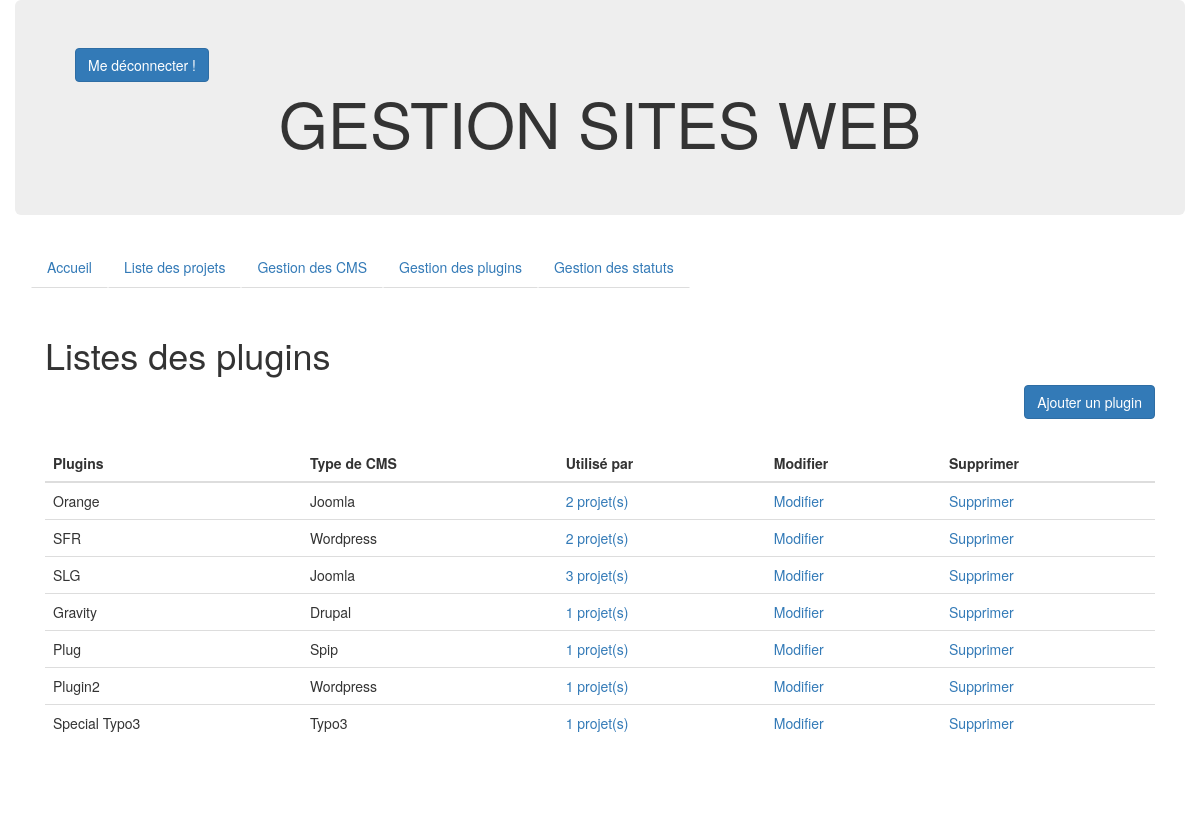
The page /listing_plugins.php on the database as committed earlier.
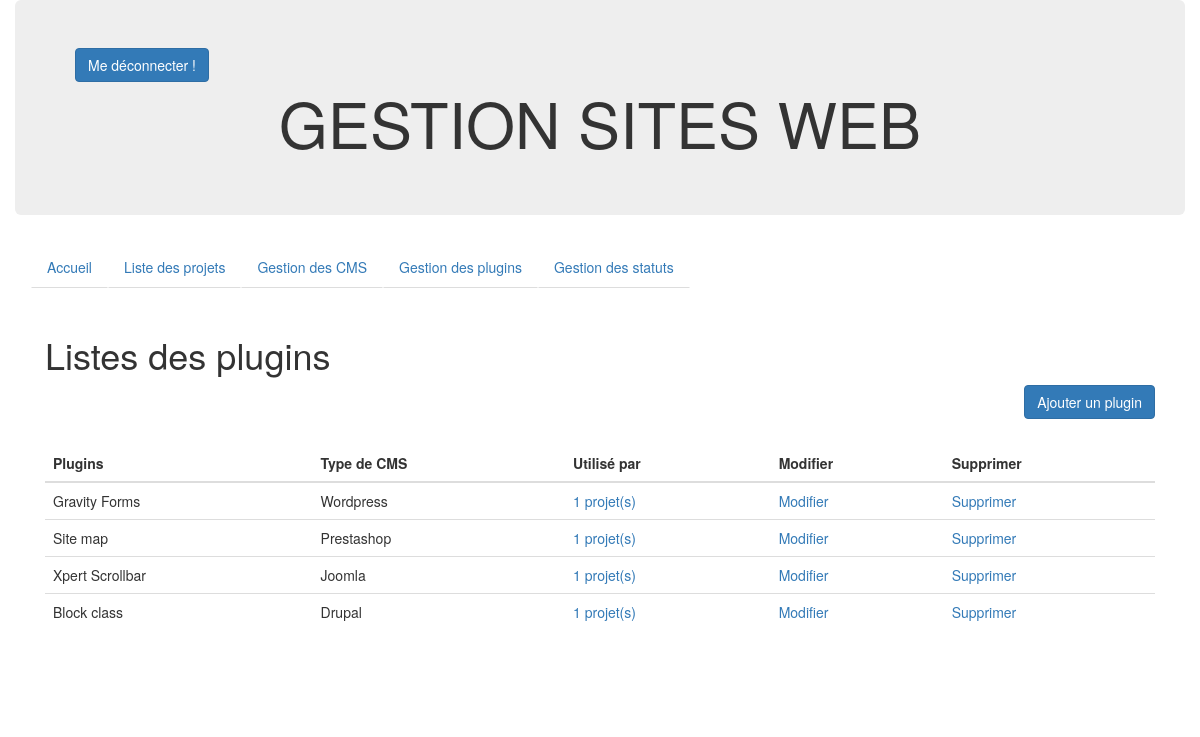
The same page on the database as committed later.
### tables this page shows
CREATE TABLE IF NOT EXISTS `plugins` (
`id` int(11) NOT NULL,
  `nom` varchar(225) NOT NULL,
  `id_cms_language` int(11) NOT NULL
);

CREATE TABLE IF NOT EXISTS `cms_languages` (
`id` int(11) NOT NULL,
  `nom` varchar(225) NOT NULL
);

### listing_plugins.php (the view, shortened to what this page needs)
<!DOCTYPE html>
<html>
<head>
      <?php require_once("header_meta.php"); ?>
</head>
  <body>
      <?php require_once("head.php"); ?>
		<div class="row">
			<div class="container">
				<div class="col-sm-12">
					<h1>Listes des plugins</h1>
				<a class="btn btn-primary pull-right" href="http://localhost/igloo/add_plugins.php">Ajouter un plugin</a><br/><br/><br/>
						<table class="table">
              <thead>
						   <tr>
							  <th scope="col">Plugins</th>
							  <th scope="col">Type de CMS</th>
							  <th scope="col">Utilisé par</th>
							  <th scope="col">Modifier</th>
							  <th scope="col">Supprimer</th>
							</tr>
              </thead>
              <tbody>
								  <?php
								require_once("./config/connexionBdd.php");
								$requete = $bdd->query('SELECT plugins.id, plugins.nom, cms_languages.nom AS nom_cms, COUNT(projects_plugins.id_projects) AS nb_projets
								FROM plugins
								RIGHT OUTER JOIN projects_plugins on plugins.id = projects_plugins.id_plugins
								LEFT OUTER JOIN cms_languages on plugins.id_cms_language = cms_languages.id
								WHERE projects_plugins.id_plugins = id_plugins
								GROUP BY plugins.id, plugins.nom, cms_languages.nom');
								while($donnees = $requete->fetch())
								{
								$plugins_count = $bdd->query('SELECT COUNT(id_plugins) FROM projects_plugins WHERE id_plugins = '.$donnees['id'].'')->fetchColumn();
								echo '<tr><td>', $donnees['nom'], '</td>
								<td>', $donnees['nom_cms'], '</td>
								<td><a href="plugin_projects.php?id='.$donnees['id'].'">'.$plugins_count.' projet(s)</a></td>
								<td><a href="edit_plugins.php?id='.$donnees['id'].'">Modifier</td>
								<td><a href="delete_plugins.php?id='.$donnees['id'].'">Supprimer</td></tr>';
								}
								?>
					</table><br><br><br>
				</div>
			</div>
		</div>
	</body>
</html>

### header_meta.php (shortened to what this page needs)
<link rel='stylesheet' id='Bootstrap-css'  href='https://maxcdn.bootstrapcdn.com/bootstrap/3.3.7/css/bootstrap.min.css?ver=4.8.1'type='text/css' media='all' />
<link rel="stylesheet" href="https://cdnjs.cloudflare.com/ajax/libs/font-awesome/4.7.0/css/font-awesome.min.css">
<link rel="stylesheet" href="site.css">

### head.php
<div class="container">
	<div class="row">
			<div class="col-md-12 jumbotron text-center">
				<a class="btn btn-primary pull-left" href="login.php">Me déconnecter !</a><br/>
				<h1>GESTION SITES WEB</h1>
			</div>
	</div>
	<div class="row">
		<div class="col-lg-12">
				<nav class="navbar">
					<ul class="nav nav-tabs nav-tabs-justified ">
					  <li><a href="http://localhost/igloo/index.php">Accueil</a></li>
					  <li><a href="http://localhost/igloo/listing_projects.php">Liste des projets</a></li>
					  <li><a href="http://localhost/igloo/listing_cms_language.php">Gestion des CMS</a></li>
					  <li><a href="http://localhost/igloo/listing_plugins.php">Gestion des plugins</a></li>
					  <li><a href="http://localhost/igloo/listing_statuts.php">Gestion des statuts</a></li>
					</ul>
				</nav>
			</div>
		</div>
	</div>

### assets/css/site.css (style rules this page uses)
.btn.btn-primary.pull-left { margin-left: 0px; }

Rows that differ between the two databases and show on the page:
removed plugins: nom "Orange", id_cms_language.nom "Joomla", plugins_count "2"
removed plugins: nom "SFR", id_cms_language.nom "Wordpress", plugins_count "2"
removed plugins: nom "SLG", id_cms_language.nom "Joomla", plugins_count "3"
removed plugins: nom "Gravity", id_cms_language.nom "Drupal", plugins_count "1"
removed plugins: nom "Plug", id_cms_language.nom "Spip", plugins_count "1"
removed plugins: nom "Plugin2", id_cms_language.nom "Wordpress", plugins_count "1"
removed plugins: nom "Special Typo3", id_cms_language.nom "Typo3", plugins_count "1"
added plugins: nom "Gravity Forms", id_cms_language.nom "Wordpress", plugins_count "1"
added plugins: nom "Site map", id_cms_language.nom "Prestashop", plugins_count "1"
added plugins: nom "Xpert Scrollbar", id_cms_language.nom "Joomla", plugins_count "1"
added plugins: nom "Block class", id_cms_language.nom "Drupal", plugins_count "1"
